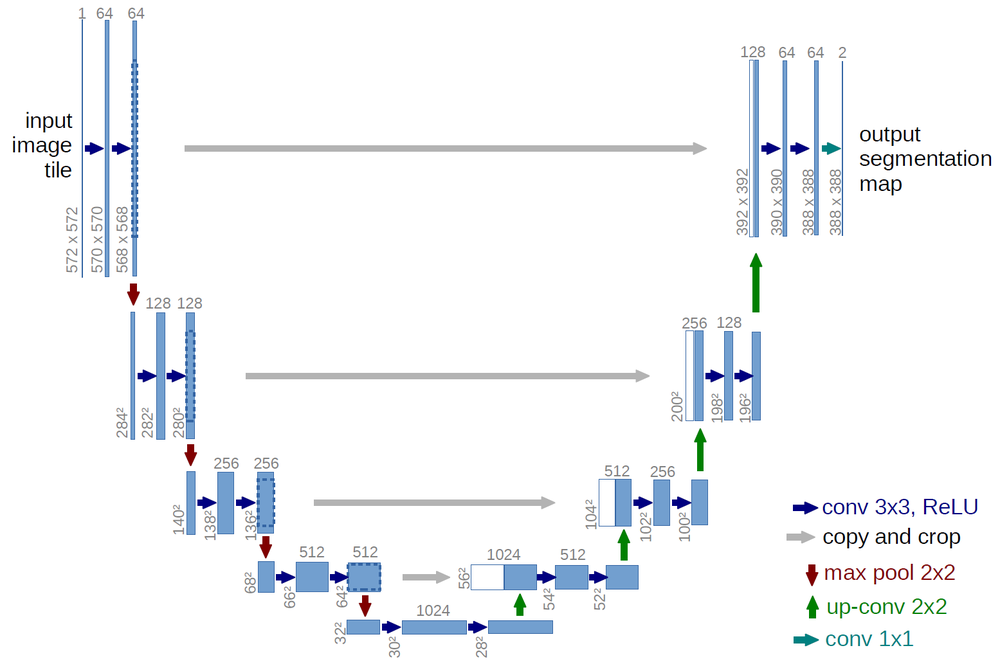
#> input picture unet.png, 1000 x 666 px, shrunk from 1555 x 1036 before the run
$ python show_images.py unet.png
#> lines starting #> are read from the running program, lines starting #| are printed output that depends on the picture
from PIL import Image
import matplotlib
matplotlib.use("TkAgg")
import matplotlib.pyplot as plt
from matplotlib import cm
import numpy as np
import argparse


def main():
    parser = argparse.ArgumentParser(prog='ImageInspector', description='Inspect images on disk as masks or actual images.')

    parser.add_argument('paths', metavar='path', type=str, help='The paths of the images to read.', nargs='+')

    args = parser.parse_args()

    print(args)
    for path in args.paths:
        img = Image.open(path).convert('L')
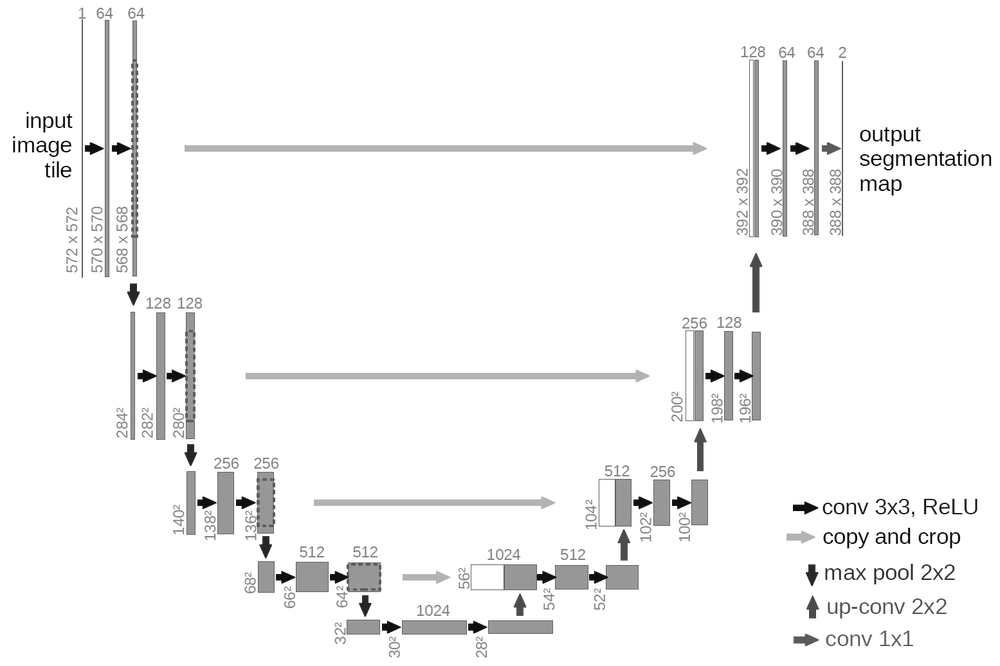
#> img: PIL image 1000x666 L; min 0, max 255, mean 245.8
        ar = np.array(img)
        print(ar.dtype)
#| uint8
        plt.imshow(ar)
    plt.show()


if __name__ == '__main__':
    main()
